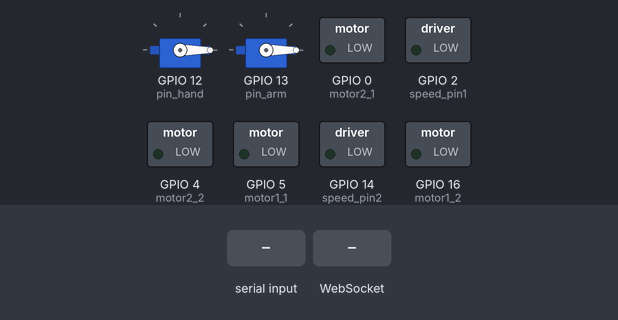
A sketch run on a simulated ESP8266 (NodeMCU). On the bench: 2 × servo, switched loads named in the sketch (green lamp = pin HIGH). The test bench sets the inputs (shaded band). WiFi joins after 1.5 s; servers stay silent unless stated; not simulated (calls return 0 or success): secret.h; what the sketch prints to the serial monitor is not drawn.

Above: at 2.7 s.
2.8 s: "forward 1\n" received over Serial
At 5.0 s:
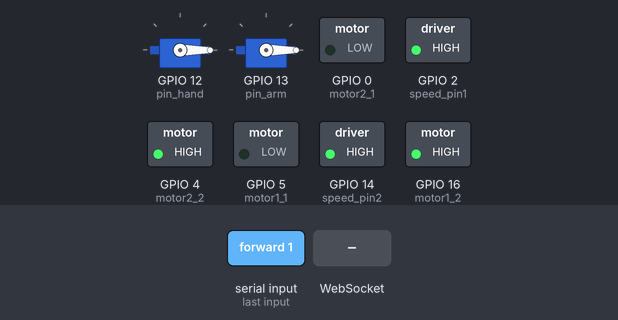
5.3 s: WebSocket text "back" received
At 6.4 s:
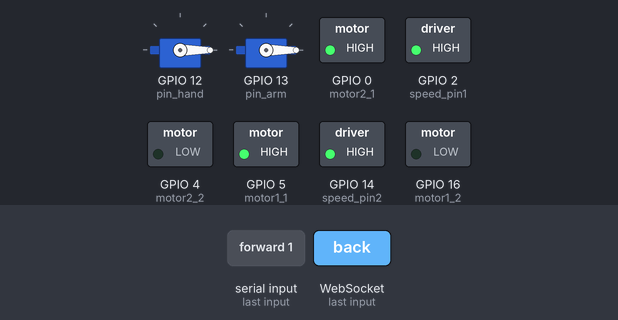
6.8 s: "right 1\n" received over Serial
At 8.2 s:
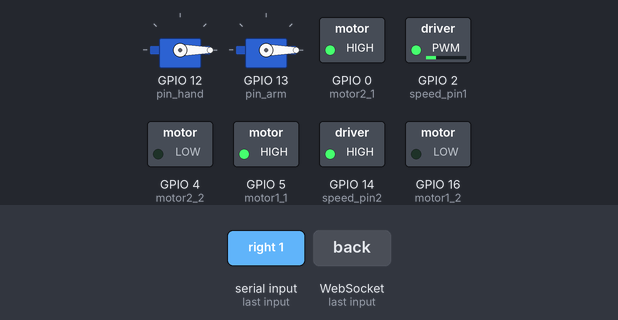
9.3 s: WebSocket text "left" received
At 10.5 s:
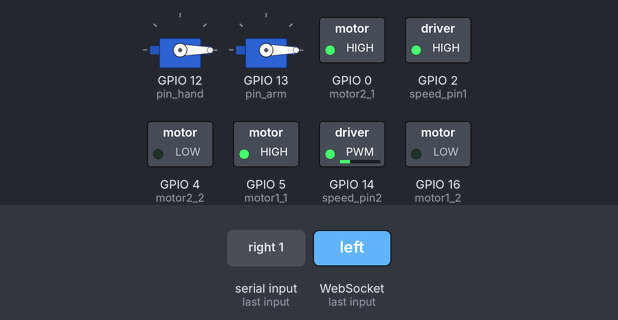
10.8 s: "forward 150\n" received over Serial
At 12.5 s:
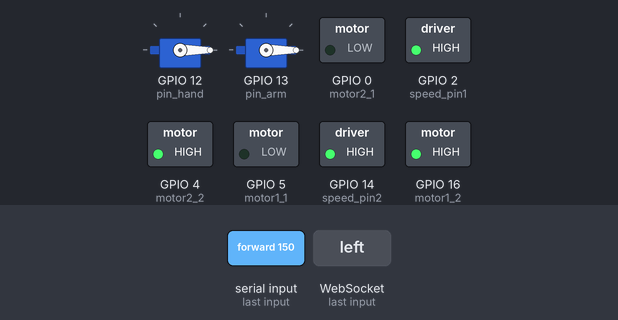
13.3 s: WebSocket text "right" received
At 13.7 s:
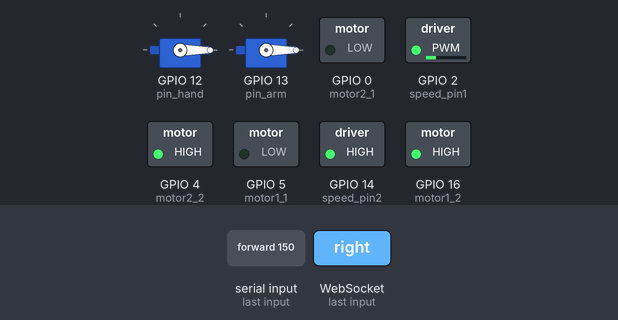
Timing chart, 0 to 15.8 s (numbered marks = the images above; inputs shaded):
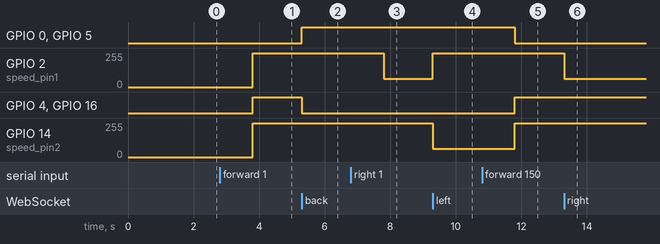

Measured:
- after the input at 2.8 s, GPIO 2 (speed_pin1), GPIO 14 (speed_pin2): 0/255 → 255/255 after 1.0 s; GPIO 4 (motor2_2), GPIO 16 (motor1_2): LOW → HIGH after 1.0 s
- after the input at 5.3 s, GPIO 0 (motor2_1), GPIO 5 (motor1_1): LOW → HIGH at once; GPIO 4 (motor2_2), GPIO 16 (motor1_2): HIGH → LOW at once
- after the input at 6.8 s, GPIO 2 (speed_pin1): 255/255 → 63/255 after 1.0 s
- after the input at 9.3 s, GPIO 2 (speed_pin1): 63/255 → 255/255 at once; GPIO 14 (speed_pin2): 255/255 → 63/255 at once
- after the input at 10.8 s, GPIO 0 (motor2_1), GPIO 5 (motor1_1): HIGH → LOW after 1.0 s; GPIO 4 (motor2_2), GPIO 16 (motor1_2): LOW → HIGH after 1.0 s; GPIO 14 (speed_pin2): 63/255 → 255/255 after 1.0 s
- after the input at 13.3 s, GPIO 2 (speed_pin1): 255/255 → 63/255 at once

The sketch:

police_car.ino
```cpp
#include "functions.hpp"
#include <Servo.h>
#include <ESP8266WiFi.h>
#include <ESPAsyncTCP.h>
#include <ESPAsyncWebSrv.h>
#include "secret.h" // ssid and password are defined in secret.h

int motor1_1 = 5; // d1
int motor1_2 = 16; // d0
int motor2_1 = 0; // d3
int motor2_2 = 4; // d2
int speed_pin1 = 2; // d4
int speed_pin2 = 14; // d5
int speed = 255;
int pin_hand = 12;
int pin_arm = 13;
Servo hand_s;
Servo arm_s;
String output;
String current_command = "stop";
AsyncWebServer server(80);
AsyncWebSocket ws("/ws");

void stop(bool command = false)
{
  digitalWrite(speed_pin1, 0);
  digitalWrite(speed_pin2, 0);
  digitalWrite(motor1_2, 0);
  digitalWrite(motor2_2, 0);
  digitalWrite(motor1_1, 0);
  digitalWrite(motor2_1, 0);
  if (command)
  {
    current_command = "stop";
  }
}

void forward(int speed)
{
  stop();
  digitalWrite(speed_pin1, 1);
  digitalWrite(speed_pin2, 1);
  digitalWrite(motor1_2, 1);
  digitalWrite(motor2_2, 1);
  delay((256 - speed) / 16);
  analogWrite(speed_pin1, speed);
  analogWrite(speed_pin2, speed);
  current_command = "forward";
}

void back(int speed)
{
  stop();
  digitalWrite(speed_pin1, 1);
  digitalWrite(speed_pin2, 1);
  digitalWrite(motor1_1, 1);
  digitalWrite(motor2_1, 1);
  delay((256 - speed) / 16);
  analogWrite(speed_pin1, speed);
  analogWrite(speed_pin2, speed);
  current_command = "back";
}

void left(int speed, int rotation_speed = 4)
{
  digitalWrite(speed_pin1, 1);
  digitalWrite(speed_pin2, 1);
  if (current_command == "forward" or current_command == "back" or current_command == "right")
  {
    analogWrite(speed_pin1, speed);
    analogWrite(speed_pin2, speed / rotation_speed);
  }
}

void right(int speed, int rotation_speed = 4)
{
  digitalWrite(speed_pin1, 1);
  digitalWrite(speed_pin2, 1);
  if (current_command == "forward" or current_command == "back" or current_command == "left")
  {
    analogWrite(speed_pin1, speed / rotation_speed);
    analogWrite(speed_pin2, speed);
  }
}

void linear()
{
  analogWrite(speed_pin1, speed);
  analogWrite(speed_pin2, speed);
}

void hand(int rotation)
{
  hand_s.write(rotation);
}

void arm(int rotation)
{
  arm_s.write(rotation);
}

void command_handler(String output)
{
  std::vector<String> command = split(output);

  if (command[0] == "forward")
  {
    Serial.println("forward");
    forward(speed);
  }
  if (command[0] == "back")
  {
    Serial.println("back");
    back(speed);
  }
  if (command[0] == "stop")
  {
    Serial.println("stop");
    stop(true);
  }
  if (command[0] == "speed")
  {
    Serial.println("speed");
    speed = atoi(command[1].c_str());
    analogWrite(speed_pin1, speed);
    analogWrite(speed_pin2, speed);
  }
  if (command[0] == "left")
  {
    Serial.println("left");
    left(speed);
  }
  if (command[0] == "right")
  {
    Serial.println("right");
    right(speed);
  }
  if (command[0] == "hand")
  {
    Serial.println("hand");
    hand(atoi(command[1].c_str()));
  }
  if (command[0] == "arm")
  {
    Serial.println("arm");
    arm(atoi(command[1].c_str()));
  }
  if (command[0] == "linear")
  {
    Serial.println("linear");
    linear();
  }
}


void handleWebSocketMessage(void *arg, uint8_t *data, size_t len) {
  AwsFrameInfo *info = (AwsFrameInfo*)arg;
  if (info->final && info->index == 0 && info->len == len && info->opcode == WS_TEXT) {
    data[len] = 0;
    String coso = (char*)data;
    if (coso == "ping")
    {
      ws.textAll((String)"pong");
    }
    command_handler((char*)data);
  }
}

void onEvent(AsyncWebSocket *server, AsyncWebSocketClient *client, AwsEventType type, void *arg, uint8_t *data, size_t len) {
  switch (type) {
    case WS_EVT_CONNECT:
      break;
    case WS_EVT_DISCONNECT:
      break;
    case WS_EVT_DATA:
      handleWebSocketMessage(arg, data, len);
      break;
    case WS_EVT_PONG:
    case WS_EVT_ERROR:
      break;
  }
}

void initWebSocket() {
  ws.onEvent(onEvent);
  server.addHandler(&ws);
}

void setup()
{
  pinMode(motor1_1, OUTPUT);
  pinMode(motor1_2, OUTPUT);
  pinMode(motor2_1, OUTPUT);
  pinMode(motor2_2, OUTPUT);
  pinMode(speed_pin1, OUTPUT);
  pinMode(speed_pin2, OUTPUT);
  hand_s.attach(pin_hand);
  arm_s.attach(pin_arm);
  digitalWrite(motor1_1, 0);
  digitalWrite(motor2_1, 0);
  digitalWrite(motor1_2, 0);
  digitalWrite(motor2_2, 0);
  digitalWrite(speed_pin1, 0);
  digitalWrite(speed_pin2, 0);
  analogWriteFreq(100);
  hand_s.write(0);
  arm_s.write(0);
  Serial.begin(115200);
  WiFi.begin(ssid, passwd);
  while (WiFi.status() != WL_CONNECTED)
  {
    delay(500);
    Serial.print(".");
  }
  initWebSocket();
  server.begin();
  Serial.println(" WiFi connected");
  Serial.print("IP address: ");
  Serial.println(WiFi.localIP());
}

void loop()
{
  while (Serial.available() == 0)
  {
  }
  output = Serial.readString();
  output = output.substring(0, output.length() - 1);
  command_handler(output);
}
```

functions.hpp
```cpp
#include <vector>

std::vector<String> split(String msg){
  std::vector<String> subStrings;
  int j=0;
  for(int i =0; i < msg.length(); i++){
    if(msg.charAt(i) == ' '){
      subStrings.push_back(msg.substring(j,i));
      j = i+1;
    }
  }
  subStrings.push_back(msg.substring(j,msg.length()));
  return subStrings;
}
```
